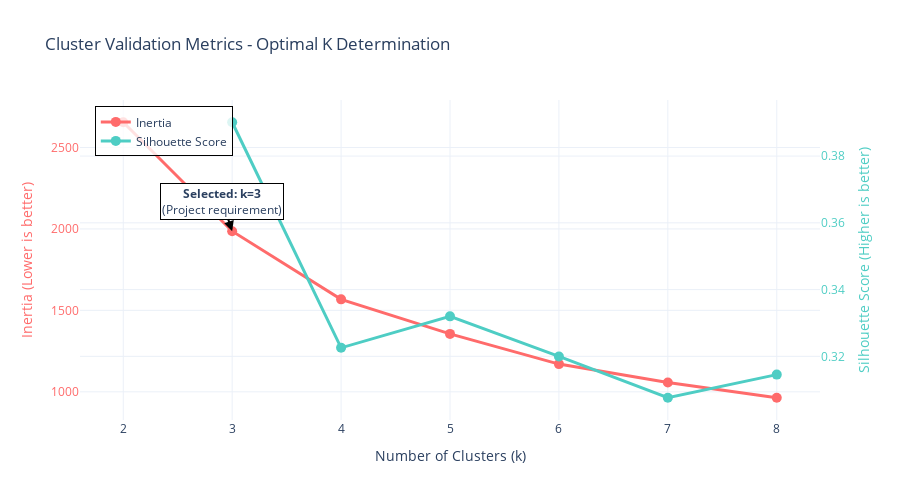

Write notebook code for a chart like this one.
### Code cell
# ============================================================================
# SECTION 5: CLUSTERING METHODOLOGY & OPTIMAL K DETERMINATION
# ============================================================================
print("\n" + "="*80)
print("🔬 SECTION 5: CLUSTERING METHODOLOGY & OPTIMAL K")
print("="*80)

print("\n📊 CLUSTERING APPROACH (Basel II Compliance):")
print("-" * 60)
print("• Algorithm: K-Means (Industry standard for segmentation)")
print("• Scaling: RobustScaler (Handles outliers effectively)")
print("• Cluster count: 3 (As per project requirements)")
print("• Reproducibility: random_state=42 (Audit trail)")
print("• Validation: Multiple metrics for quality assurance")

# Prepare features for clustering
print("\n🔄 PREPARING FEATURES FOR CLUSTERING...")
rfm_features = rfm[['recency_days', 'transaction_frequency', 'total_monetary_value']].copy()

# Apply log transformation for better clustering
rfm_features['log_monetary'] = np.log10(rfm_features['total_monetary_value'] + 1)
rfm_features['log_frequency'] = np.log10(rfm_features['transaction_frequency'] + 1)

# Select features for clustering
X_cluster = rfm_features[['recency_days', 'log_frequency', 'log_monetary']].values

# Scale features using RobustScaler (better for financial data)
scaler = RobustScaler()
X_scaled = scaler.fit_transform(X_cluster)

print(f"✅ Features prepared: {X_scaled.shape[0]} customers, {X_scaled.shape[1]} features")

# Determine optimal number of clusters (for validation)
print("\n🔍 DETERMINING OPTIMAL NUMBER OF CLUSTERS (Validation)...")
K_range = range(2, 9)
inertia = []
silhouette_scores = []
davies_bouldin_scores = []

for k in K_range:
    kmeans = KMeans(n_clusters=k, random_state=42, n_init=20, max_iter=300)
    kmeans.fit(X_scaled)
    inertia.append(kmeans.inertia_)
    
    if k > 1:
        silhouette_scores.append(silhouette_score(X_scaled, kmeans.labels_))
        davies_bouldin_scores.append(davies_bouldin_score(X_scaled, kmeans.labels_))
    
    print(f"  k={k}: Inertia={kmeans.inertia_:,.0f}, "
          f"Silhouette={silhouette_scores[-1] if k>1 else 'N/A':.3f}")

# Create cluster validation plot
fig4 = go.Figure()

# Add inertia trace
fig4.add_trace(go.Scatter(
    x=list(K_range), y=inertia,
    mode='lines+markers',
    name='Inertia',
    line=dict(color='#FF6B6B', width=3),
    marker=dict(size=10)
))

# Add silhouette trace on secondary axis
fig4.add_trace(go.Scatter(
    x=list(K_range)[1:], y=silhouette_scores,
    mode='lines+markers',
    name='Silhouette Score',
    line=dict(color='#4ECDC4', width=3),
    marker=dict(size=10),
    yaxis='y2'
))

# Update layout with dual axes - CORRECTED VERSION
fig4.update_layout(
    title='Cluster Validation Metrics - Optimal K Determination',
    xaxis_title='Number of Clusters (k)',
    yaxis=dict(
        title='Inertia (Lower is better)',
        title_font=dict(color='#FF6B6B'),
        tickfont=dict(color='#FF6B6B')
    ),
    yaxis2=dict(
        title='Silhouette Score (Higher is better)',
        title_font=dict(color='#4ECDC4'),
        tickfont=dict(color='#4ECDC4'),
        overlaying='y',
        side='right'
    ),
    template='plotly_white',
    height=500,
    legend=dict(
        x=0.02,
        y=0.98,
        bgcolor='rgba(255, 255, 255, 0.8)',
        bordercolor='black',
        borderwidth=1
    )
)

# Add annotation for k=3
fig4.add_annotation(
    x=3, y=inertia[1],  # inertia[1] corresponds to k=3 (index 1 in inertia list)
    text="<b>Selected: k=3</b><br>(Project requirement)",
    showarrow=True,
    arrowhead=2,
    arrowsize=1,
    arrowwidth=2,
    arrowcolor="black",
    bgcolor="white",
    bordercolor="black",
    borderwidth=1,
    font=dict(size=12)
)

print("✅ Cluster validation metrics calculated")
fig4.show()

# Display validation metrics table - CORRECTED VERSION
print("\n📋 CLUSTER VALIDATION METRICS SUMMARY:")

# Create lists with proper lengths and formatting
k_values = list(K_range)
inertia_formatted = [f'{i:,.0f}' for i in inertia]

# Handle silhouette scores (starts from k=2)
silhouette_formatted = []
for i, k in enumerate(k_values):
    if k == 2:  # First silhouette score at k=2
        silhouette_formatted.append(f'{silhouette_scores[0]:.3f}')
    elif k > 2:
        silhouette_formatted.append(f'{silhouette_scores[i-1]:.3f}')
    else:
        silhouette_formatted.append('N/A')

# Handle Davies-Bouldin scores (starts from k=2)
db_formatted = []
for i, k in enumerate(k_values):
    if k == 2:  # First DB score at k=2
        db_formatted.append(f'{davies_bouldin_scores[0]:.3f}')
    elif k > 2:
        db_formatted.append(f'{davies_bouldin_scores[i-1]:.3f}')
    else:
        db_formatted.append('N/A')

# Create the DataFrame
validation_df = pd.DataFrame({
    'k': k_values,
    'Inertia': inertia_formatted,
    'Silhouette': silhouette_formatted,
    'Davies-Bouldin': db_formatted
})

print(validation_df.to_string(index=False))

# Add interpretation of metrics
print("\n📊 METRIC INTERPRETATION:")
print("-" * 40)
print("• Inertia: Lower is better (measures cluster compactness)")
print("• Silhouette: -1 to 1, higher is better (measures separation)")
print("• Davies-Bouldin: Lower is better (ratio of within to between cluster distance)")
print("• k=3 selected as per project requirements")

### Figure 1 — Plotly figure (JSON) as saved in the notebook; plotly's stock layout.template omitted (floating-point values rounded to 4 significant figures)
{"data": [{"line": {"color": "#FF6B6B", "width": 3}, "marker": {"size": 10}, "mode": "lines+markers", "name": "Inertia", "type": "scatter", "x": [2, 3, 4, 5, 6, 7, 8], "y": [2655.0, 1986.0, 1568.0, 1356.0, 1170.0, 1057.0, 963.6]}, {"line": {"color": "#4ECDC4", "width": 3}, "marker": {"size": 10}, "mode": "lines+markers", "name": "Silhouette Score", "type": "scatter", "x": [3, 4, 5, 6, 7, 8], "y": [0.3901, 0.3226, 0.332, 0.32, 0.3076, 0.3145, 0.3162], "yaxis": "y2"}], "layout": {"annotations": [{"arrowcolor": "black", "arrowhead": 2, "arrowsize": 1, "arrowwidth": 2, "bgcolor": "white", "bordercolor": "black", "borderwidth": 1, "font": {"size": 12}, "showarrow": true, "text": "<b>Selected: k=3</b><br>(Project requirement)", "x": 3, "y": 1986.0}], "height": 500, "legend": {"bgcolor": "rgba(255, 255, 255, 0.8)", "bordercolor": "black", "borderwidth": 1, "x": 0.02, "y": 0.98}, "title": {"text": "Cluster Validation Metrics - Optimal K Determination"}, "xaxis": {"title": {"text": "Number of Clusters (k)"}}, "yaxis": {"tickfont": {"color": "#FF6B6B"}, "title": {"font": {"color": "#FF6B6B"}, "text": "Inertia (Lower is better)"}}, "yaxis2": {"overlaying": "y", "side": "right", "tickfont": {"color": "#4ECDC4"}, "title": {"font": {"color": "#4ECDC4"}, "text": "Silhouette Score (Higher is better)"}}}}
